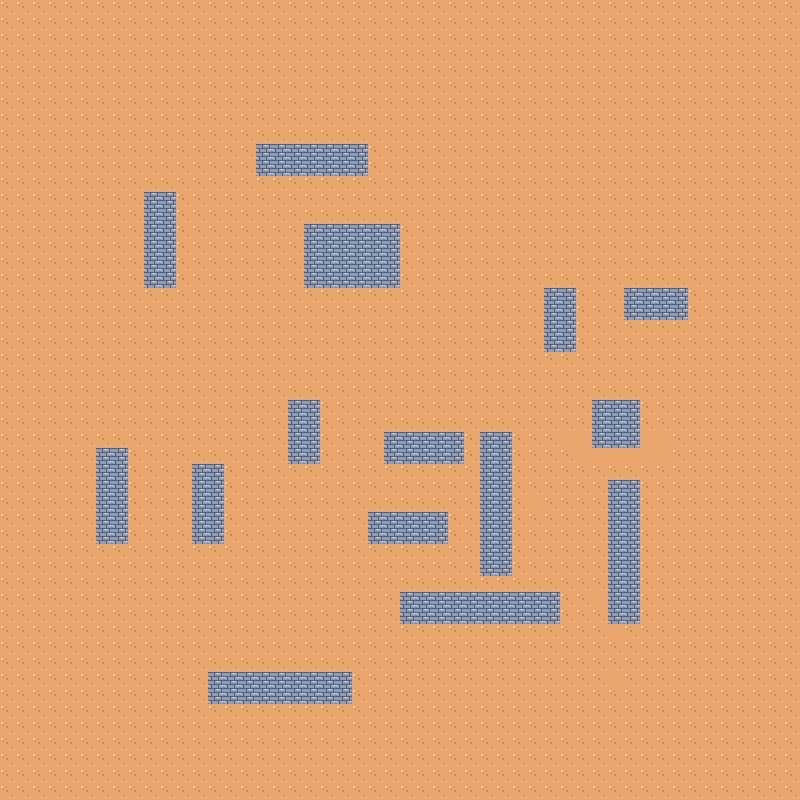

The image is a tile-based game level rendered from a .tmx file. Its description and source (layers, tilesets, objects; grid data summarised) follow:
An orthogonal 50x50 tile map with 16x16 px tiles, 1 tile layer (Tile Layer 1) and 4 objects (3x wall, wall ).

<map version="1.10" tiledversion="1.11.0" orientation="orthogonal" renderorder="right-down" width="50" height="50" tilewidth="16" tileheight="16" infinite="0" nextlayerid="3" nextobjectid="24">
 <tileset firstgid="1" source="tilemap_packed.tsx" />
 <layer id="1" name="Tile Layer 1" width="50" height="50" locked="1">
  <data>[2500 cells, 2500 non-empty, 3 distinct tile ids]</data>
 </layer>
 <objectgroup color="#2c096a" id="2" name="walls" class="brick wall" locked="1">
  <object id="20" name="brick wall" type="wall" x="366" y="173.333">
   <polygon points="0,0 -2,-32 -109.333,-28.6667 -110,2.66667" />
  </object>
  <object id="21" name="brick wall" type="wall " x="398" y="222">
   <polygon points="0,0 -94,2 -92.6667,63.3333 1.33333,65.3333" />
  </object>
  <object id="22" name="brick wall" type="wall" x="144.667" y="287.333">
   <polygon points="0,0 30,-0.666667 30.6667,-90.6667 -2,-93.3333" />
  </object>
  <object id="23" name="brick wall" type="wall" x="570" y="351.333">
   <polygon points="0,0 1.33333,-60.6667 -26,-60.6667 -27.3333,-3.33333 -5.33333,-4" />
  </object>
 </objectgroup>
</map>
